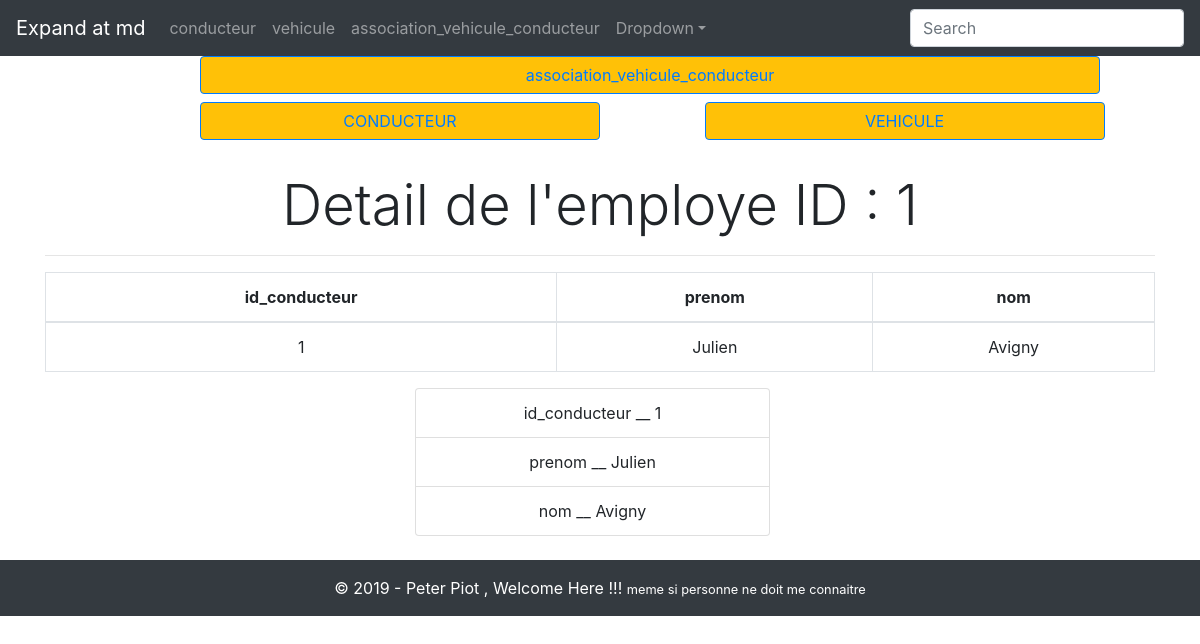
The app's page /eval/index.php?action=conducteur&op=select&id=1 with its own data.
### tables this page shows
CREATE TABLE `conducteur` (
  `id_conducteur` int(11) NOT NULL,
  `prenom` varchar(20) NOT NULL,
  `nom` varchar(20) NOT NULL
);

### eval/controller/controller.php (called while the page is built, shortened)
<?php
class Controller
{
    private $db;
    public function __construct()
    {
        $this->db = new \model\EntityRepository;
    }
    public function handlerRequest()
        {
            $op =isset($_GET['op'])?$_GET['op']:NULL;
            try{
                if($op =='add' || $op =='update')$this->save($op);
                elseif($op =='select') $this->select();
                elseif($op =='delete') $this->delete();
                else $this->selectAll();
            }
                catch(Exception $e){
                    die("probleme dans l'action de l'internaute!");
            }
        }
public function select()
{
    $id =isset($_GET['id'])? $_GET['id']: NULL;
    $this->render('layout.php','detail.php',array(
        "title"=>"Detail de l'employe ID : $id",
        "donnees"=> $this->db->select($id)
    ));
}
    public function render($layout, $template,$parameters = array())
        {
            extract($parameters);
            require "view/$template";
            return ob_end_flush();
        }
    }
?>

### eval/index.php (called while the page is built, shortened)
<?php
$controller = new controller\Controller;
$controller->handlerRequest();
?>

### eval/view/detail.php (the view, shortened to what this page needs)
<table class="table table-bordered text-center">
<thead>
    <tr>
        <?php foreach($donnees as $tab => $value): ?>
            <th><?=$tab?></th>
        <?php endforeach;?>
    </tr>
</thead>
<tbody>
<?php foreach($donnees as $value): ?>
    <td><?=$value?></td>
<?php endforeach;?>
</tbody>
</table>
<ul class="col-md-4 offset-md-4 list-group text-center mb-4">
   <?php foreach($donnees as $tab => $value): ?>
           <li class="list-group-item"><?=$tab?> __ <?=$value?> </li>
        <?php endforeach;?>
</ul>

### records on screen
conducteur: id_conducteur "1", prenom "Julien", nom "Avigny"

### other values on screen
$title "Detail de l'employe ID : 1"
$tab "id_conducteur"
$tab "prenom"
$tab "nom"
